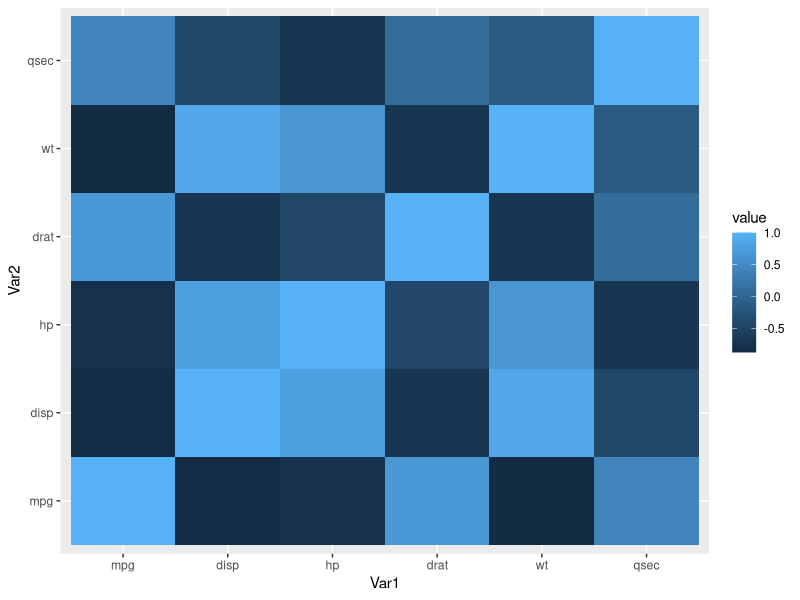
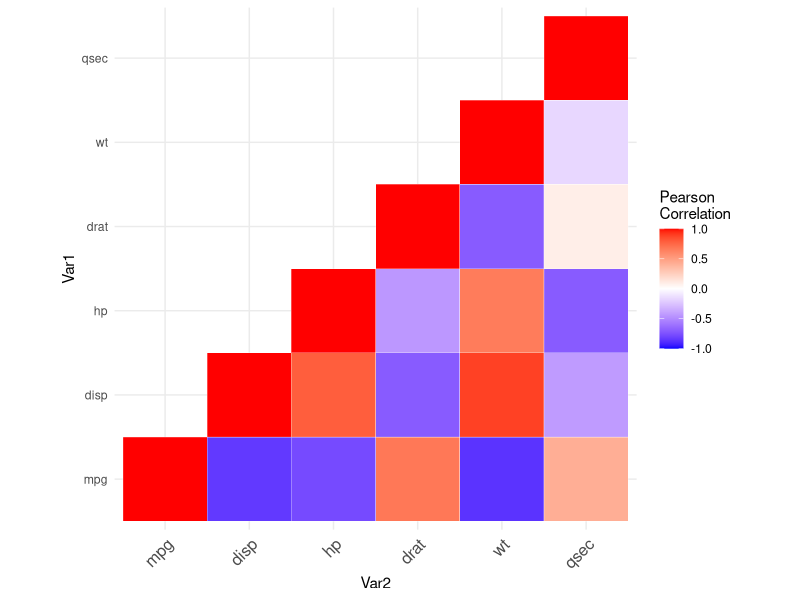
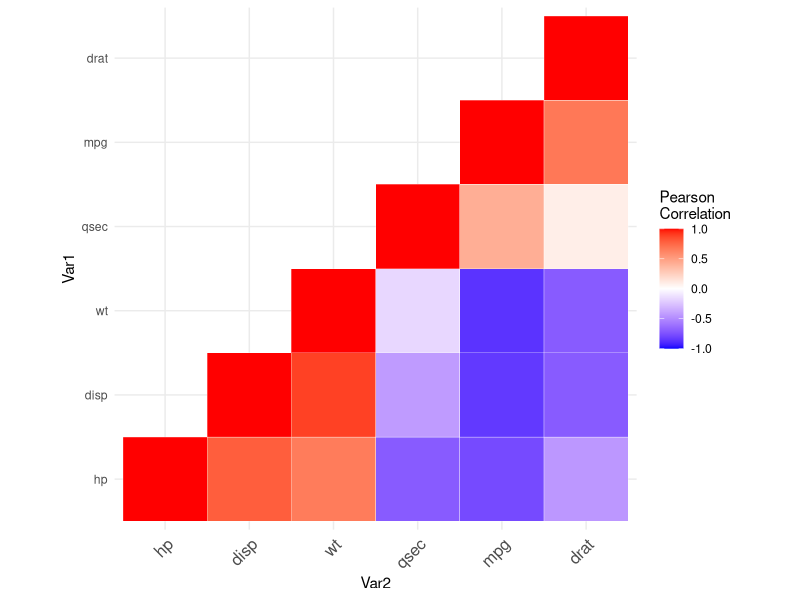
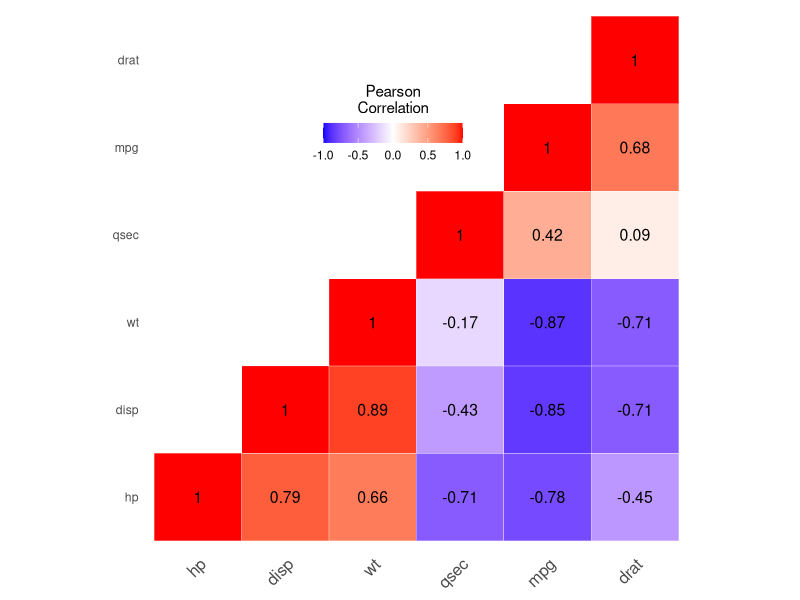

Reproduce these figures in R, in order.
# Correlation

# Prepare the Data
mydata <- mtcars[, c(1,3,4,5,6,7)]
head(mydata)

# Compute the correlation matrix - cor()
cormat <- round(cor(mydata),2)
head(cormat)

# Create the correlation heatmap with ggplot2
# The package reshape is required to melt the correlation matrix.
library(reshape2)
melted_cormat <- melt(cormat)
head(melted_cormat)

#The function geom_tile()[ggplot2 package] is used to visualize the correlation matrix :
library(ggplot2)
ggplot(data = melted_cormat, aes(x=Var1, y=Var2, fill=value)) + 
  geom_tile() 

#Get the lower and upper triangles of the correlation matrix
# a correlation matrix has redundant information. We'll use the functions below to set half of it to NA.

# Get lower triangle of the correlation matrix
get_lower_tri<-function(cormat){
  cormat[upper.tri(cormat)] <- NA
  return(cormat)
}
# Get upper triangle of the correlation matrix
get_upper_tri <- function(cormat){
  cormat[lower.tri(cormat)]<- NA
  return(cormat)
}

upper_tri <- get_upper_tri(cormat)
upper_tri

#  Finished correlation matrix heatmap
# Melt the correlation data and drop the rows with NA values
# Melt the correlation matrix
library(reshape2)
melted_cormat <- melt(upper_tri, na.rm = TRUE)
# Heatmap
library(ggplot2)
ggplot(data = melted_cormat, aes(Var2, Var1, fill = value))+
  geom_tile(color = "white")+
  scale_fill_gradient2(low = "blue", high = "red", mid = "white", 
                       midpoint = 0, limit = c(-1,1), space = "Lab", 
                       name="Pearson\nCorrelation") +
  theme_minimal()+ 
  theme(axis.text.x = element_text(angle = 45, vjust = 1, 
                                   size = 12, hjust = 1))+
  coord_fixed()


# negative correlations are in blue color and positive correlations in red. 
# The function scale_fill_gradient2 is used with the argument limit = c(-1,1) as correlation coefficients range from -1 to 1.
# coord_fixed() : this function ensures that one unit on the x-axis is the same length as one unit on the y-axis.

# Reorder the correlation matrix

# This section describes how to reorder the correlation matrix according to the correlation coefficient. 
# This is useful to identify the hidden pattern in the matrix. 
# hclust for hierarchical clustering order is used in the example below.

reorder_cormat <- function(cormat){
  # Use correlation between variables as distance
  dd <- as.dist((1-cormat)/2)
  hc <- hclust(dd)
  cormat <-cormat[hc$order, hc$order]
}

# Reorder the correlation matrix
cormat <- reorder_cormat(cormat)
upper_tri <- get_upper_tri(cormat)
# Melt the correlation matrix
melted_cormat <- melt(upper_tri, na.rm = TRUE)
# Create a ggheatmap
ggheatmap <- ggplot(melted_cormat, aes(Var2, Var1, fill = value))+
  geom_tile(color = "white")+
  scale_fill_gradient2(low = "blue", high = "red", mid = "white", 
                       midpoint = 0, limit = c(-1,1), space = "Lab", 
                       name="Pearson\nCorrelation") +
  theme_minimal()+ # minimal theme
  theme(axis.text.x = element_text(angle = 45, vjust = 1, 
                                   size = 12, hjust = 1))+
  coord_fixed()
# Print the heatmap
print(ggheatmap)

#Add correlation coefficients on the heatmap

## Use geom_text() to add the correlation coefficients on the graph
## Use a blank theme (remove axis labels, panel grids and background, and axis ticks)
## Use guides() to change the position of the legend title

ggheatmap + 
  geom_text(aes(Var2, Var1, label = value), color = "black", size = 4) +
  theme(
    axis.title.x = element_blank(),
    axis.title.y = element_blank(),
    panel.grid.major = element_blank(),
    panel.border = element_blank(),
    panel.background = element_blank(),
    axis.ticks = element_blank(),
    legend.justification = c(1, 0),
    legend.position = c(0.6, 0.7),
    legend.direction = "horizontal")+
  guides(fill = guide_colorbar(barwidth = 7, barheight = 1,
                               title.position = "top", title.hjust = 0.5))

